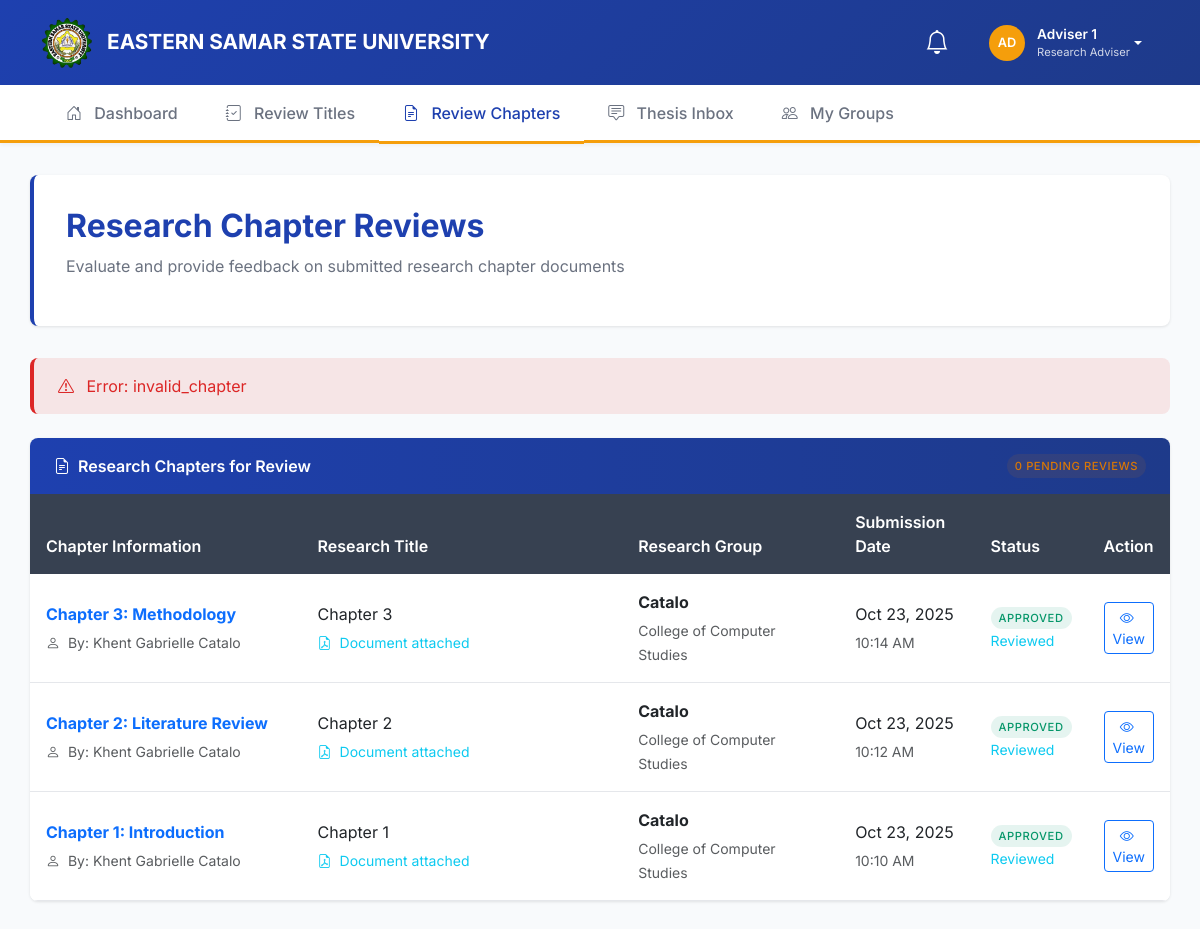
/panel/review_chapters.php?error=invalid_chapter (signed in), run on the app's committed database.
### tables this page shows
CREATE TABLE `submissions` (
  `submission_id` int(11) NOT NULL,
  `group_id` int(11) NOT NULL,
  `submission_type` enum('title','chapter') NOT NULL,
  `title` varchar(200) NOT NULL,
  `description` text DEFAULT NULL,
  `chapter_number` int(11) DEFAULT NULL,
  `document_path` varchar(255) DEFAULT NULL,
  `status` enum('pending','approved','rejected') DEFAULT 'pending',
  `submission_date` timestamp NOT NULL DEFAULT current_timestamp(),
  `created_at` timestamp NOT NULL DEFAULT current_timestamp(),
  `approval_date` datetime DEFAULT NULL,
  `revision_number` int(11) DEFAULT 1,
  `parent_submission_id` int(11) DEFAULT NULL,
  `required_approvals` int(11) DEFAULT 3
);

CREATE TABLE `research_groups` (
  `group_id` int(11) NOT NULL,
  `group_name` varchar(80) NOT NULL,
  `lead_student_id` int(11) DEFAULT NULL,
  `adviser_id` int(11) DEFAULT NULL,
  `college` varchar(80) NOT NULL,
  `program` varchar(50) NOT NULL,
  `year_level` varchar(15) NOT NULL,
  `created_at` timestamp NOT NULL DEFAULT current_timestamp()
);

### panel/review_chapters.php (the view, shortened to what this page needs)
<?php
require_once '../config/database.php';
$user_id = $_SESSION['user_id'];
$user_role = $_SESSION['role'];
$chapters = [];
if ($user_role == 'adviser') {
    try {
        $stmt = $conn->prepare("
            SELECT s.*, rg.group_name,
                CONCAT(u.first_name, ' ', u.last_name) as student_name,
                rg.college, rg.program,
                CASE
                    WHEN EXISTS (SELECT 1 FROM reviews WHERE submission_id = s.submission_id AND reviewer_id = ?)
                    THEN 'reviewed'
                    ELSE 'not_reviewed'
                END as review_status
            FROM submissions s
            JOIN research_groups rg ON s.group_id = rg.group_id
            JOIN users u ON rg.lead_student_id = u.user_id
            WHERE rg.adviser_id = ? AND s.submission_type = 'chapter'
            ORDER BY
                CASE WHEN s.status = 'pending' THEN 0 ELSE 1 END,
                created_at DESC
        ");
        $stmt->execute([$user_id, $user_id]);
        $chapters = $stmt->fetchAll(PDO::FETCH_ASSOC);
    } catch (Exception $e) {
        $error = "Database error: " . $e->getMessage();
        $chapters = [];
    }
}
$pending_reviews = count(array_filter($chapters, function ($c) {
    return $c['review_status'] == 'not_reviewed' && $c['status'] == 'pending';
}));
$chapter_titles = [
    1 => 'Introduction',
    2 => 'Literature Review',
    3 => 'Methodology',
    4 => 'Results and Discussion',
    5 => 'Summary, Conclusions and Recommendations'
];
?>
<!DOCTYPE html>
<html lang="en">
<head>
    <link href="https://cdn.jsdelivr.net/npm/bootstrap@5.3.0/dist/css/bootstrap.min.css" rel="stylesheet">
    <link rel="stylesheet" href="https://cdn.jsdelivr.net/npm/bootstrap-icons@1.11.0/font/bootstrap-icons.css">
</head>
<body>
    <header class="university-header">
        <div class="container">
            <div class="d-flex justify-content-between align-items-center">
                <a href="#" class="university-brand">
                    <img src="../assets/images/essu logo.png" alt="ESSU Logo" class="university-logo">
                    <div>
                        <div class="university-name">EASTERN SAMAR STATE UNIVERSITY</div>
                    </div>
                </a>
                <div class="notification-section">
                    <div class="dropdown">
                        <button class="notification-bell" data-bs-toggle="dropdown" aria-expanded="false" id="notificationBell">
                            <i class="bi bi-bell"></i>
                        </button>
                    </div>
                    <div class="dropdown">
                        <a href="#" class="user-profile dropdown-toggle" data-bs-toggle="dropdown">
                            <div class="user-avatar">
                                <?php echo strtoupper(substr($_SESSION['full_name'], 0, 2)); ?>
                            </div>
                            <div class="user-info d-none d-md-block">
                                <div class="user-name"><?php echo htmlspecialchars($_SESSION['full_name']); ?></div>
                                <div class="user-role"><?php echo $user_role === 'adviser' ? 'Research Adviser' : 'Panel Member'; ?></div>
                            </div>
                        </a>
                    </div>
                </div>
            </div>
        </div>
    </header>
    <nav class="main-nav">
        <div class="container">
            <ul class="nav nav-tabs">
                <li class="nav-item">
                    <a class="nav-link" href="dashboard.php">
                        <i class="bi bi-house-door me-1 me-md-2"></i>
                        <span class="d-none d-sm-inline">Dashboard</span>
                    </a>
                </li>
                <li class="nav-item">
                    <a class="nav-link" href="review_titles.php">
                        <i class="bi bi-journal-check me-1 me-md-2"></i>
                        <span class="d-none d-sm-inline">Review Titles</span>
                    </a>
                </li>
                <li class="nav-item">
                    <a class="nav-link active" href="review_chapters.php">
                        <i class="bi bi-file-earmark-text me-1 me-md-2"></i>
                        <span class="d-none d-sm-inline">Review Chapters</span>
                    </a>
                </li>
                <li class="nav-item">
                    <a class="nav-link" href="thesis_inbox.php">
                        <i class="bi bi-chat-square-text me-1 me-md-2"></i>
                        <span class="d-none d-sm-inline">Thesis Inbox</span>
                    </a>
                </li>
                <?php if ($user_role === 'adviser'): ?>
                <li class="nav-item">
                    <a class="nav-link" href="my_groups.php">
                        <i class="bi bi-people me-1 me-md-2"></i>
                        <span class="d-none d-sm-inline">My Groups</span>
                    </a>
                </li>
                <?php endif; ?>
            </ul>
        </div>
    </nav>
    <div class="container main-content">
        <div class="page-header">
            <h1 class="page-title">Research Chapter Reviews</h1>
            <p class="page-subtitle">Evaluate and provide feedback on submitted research chapter documents</p>
        </div>
        <?php if (isset($_GET['error'])): ?>
            <div class="alert-academic danger">
                <i class="bi bi-exclamation-triangle me-2"></i>
                Error: <?php echo htmlspecialchars($_GET['error']); ?>
            </div>
        <?php endif; ?>
        <div class="academic-card">
            <div class="card-header-academic d-flex justify-content-between align-items-center">
                <div>
                    <i class="bi bi-file-earmark-text me-2"></i>Research Chapters for Review
                </div>
                <span class="academic-badge warning">
                    <?php echo isset($pending_reviews) ? $pending_reviews : 0; ?> Pending Reviews
                </span>
            </div>
            <div class="p-0">
                <?php if (count($chapters) > 0): ?>
                    <div class="table-responsive">
                        <table class="table table-academic">
                            <thead>
                                <tr>
                                    <th style="width: 25%;">Chapter Information</th>
                                    <th style="width: 30%;">Research Title</th>
                                    <th style="width: 20%;">Research Group</th>
                                    <th style="width: 12%;">Submission Date</th>
                                    <th style="width: 8%;">Status</th>
                                    <th style="width: 5%;">Action</th>
                                </tr>
                            </thead>
                            <tbody>
                                <?php foreach ($chapters as $chapter): ?>
                                    <tr class="<?php echo $chapter['status'] == 'pending' ? 'table-warning' : ''; ?>">
                                        <td>
                                            <div class="mb-1">
                                                <strong class="text-primary">
                                                    Chapter <?php echo $chapter['chapter_number']; ?>:
                                                    <?php echo $chapter_titles[$chapter['chapter_number']] ?? 'Chapter'; ?>
                                                </strong>
                                            </div>
                                            <small class="text-muted">
                                                <i class="bi bi-person me-1"></i>
                                                By: <?php echo htmlspecialchars($chapter['student_name']); ?>
                                            </small>
                                        </td>
                                        <td>
                                            <div class="mb-1">
                                                <?php echo htmlspecialchars($chapter['title']); ?>
                                            </div>
                                            <?php if ($chapter['document_path']): ?>
                                                <small class="text-info">
                                                    <i class="bi bi-file-earmark-pdf me-1"></i>
                                                    Document attached
                                                </small>
                                            <?php endif; ?>
                                        </td>
                                        <td>
                                            <div class="mb-1">
                                                <strong><?php echo htmlspecialchars($chapter['group_name']); ?></strong>
                                            </div>
                                            <small class="text-muted"><?php echo htmlspecialchars($chapter['college']); ?></small>
                                        </td>
                                        <td>
                                            <div class="mb-1">
                                                <?php echo date('M d, Y', strtotime($chapter['created_at'])); ?>
                                            </div>
                                            <small class="text-muted">
                                                <?php echo date('h:i A', strtotime($chapter['created_at'])); ?>
                                            </small>
                                        </td>
                                        <td>
                                            <span class="academic-badge <?php echo $chapter['status'] == 'approved' ? 'success' : ($chapter['status'] == 'rejected' ? 'danger' : 'warning'); ?>">
                                                <?php echo ucfirst($chapter['status']); ?>
                                            </span>
                                            <?php if ($chapter['review_status'] == 'reviewed'): ?>
                                                <br><small class="text-info mt-1">Reviewed</small>
                                            <?php endif; ?>
                                        </td>
                                        <td>
                                            <a href="review_chapter.php?id=<?php echo $chapter['submission_id']; ?>"
                                               class="btn btn-<?php echo $chapter['status'] == 'pending' ? 'primary' : 'outline-primary'; ?> btn-sm">
                                                <i class="bi bi-<?php echo $chapter['status'] == 'pending' ? 'pen' : 'eye'; ?> me-1"></i>
                                                <?php echo $chapter['status'] == 'pending' ? 'Review' : 'View'; ?>
                                            </a>
                                        </td>
                                    </tr>
                                <?php endforeach; ?>
                            </tbody>
                        </table>
                    </div>
                <?php endif; ?>
            </div>
        </div>
    </div>
</body>
</html>

### panel/review_chapters.php (style rules this page uses)
:root { --university-blue: #1e40af; --university-gold: #f59e0b; --academic-gray: #374151; --light-gray: #f8fafc; --border-light: #e5e7eb; --text-primary: #111827; --text-secondary: #6b7280; --success-green: #059669; --warning-orange: #d97706; --danger-red: #dc2626; --info-blue: #0284c7; }
* { box-sizing: border-box; }
body { font-family: 'Inter', sans-serif; background-color: var(--light-gray); color: var(--text-primary); overflow-x: hidden; }
.university-header { background: linear-gradient(135deg, var(--university-blue) 0%, #1e3a8a 100%); color: white; padding: 1rem 0; box-shadow: 0 2px 4px rgba(0,0,0,0.1); }
.university-brand { display: flex; align-items: center; color: white !important; text-decoration: none; flex: 1; }
.university-logo { width: 50px; height: 50px; margin-right: 15px; border-radius: 8px; flex-shrink: 0; }
.university-name { font-size: 1.3rem; font-weight: 700; line-height: 1.2; }
.notification-section { display: flex; align-items: center; gap: 1rem; }
.notification-bell { position: relative; background: none; border: none; color: white; font-size: 1.5rem; padding: 0.5rem; border-radius: 50%; transition: all 0.3s ease; cursor: pointer; }
.user-profile { display: flex; align-items: center; padding: 0.5rem 1rem; color: white !important; text-decoration: none; border-radius: 6px; transition: background 0.2s ease; flex-shrink: 0; }
.user-avatar { width: 36px; height: 36px; border-radius: 50%; background: var(--university-gold); display: flex; align-items: center; justify-content: center; font-weight: 600; margin-right: 0.75rem; color: white; font-size: 0.8rem; flex-shrink: 0; }
.user-info { display: flex; flex-direction: column; }
.user-name { font-weight: 600; font-size: 0.85rem; }
.user-role { font-size: 0.7rem; opacity: 0.8; }
.main-nav { background: white; border-bottom: 3px solid var(--university-gold); padding: 0; box-shadow: 0 2px 4px rgba(0,0,0,0.05); }
.nav-tabs { border-bottom: none; margin-bottom: 0; }
.nav-tabs .nav-link { color: var(--text-secondary); font-weight: 500; border: none; padding: 1rem 1.5rem; border-radius: 0; position: relative; transition: all 0.3s ease; }
.nav-tabs .nav-link.active { color: var(--university-blue); background: white; border-color: transparent; }
.nav-tabs .nav-link.active::after { content: ''; position: absolute; bottom: -3px; left: 0; right: 0; height: 3px; background: var(--university-gold); }
.main-content { padding: 2rem 0; }
.page-header { background: white; border-radius: 8px; padding: 2rem; margin-bottom: 2rem; box-shadow: 0 1px 3px rgba(0,0,0,0.1); border-left: 4px solid var(--university-blue); }
.page-title { font-size: 2rem; font-weight: 700; color: var(--university-blue); margin-bottom: 0.5rem; }
.page-subtitle { color: var(--text-secondary); font-size: 1rem; }
.academic-card { background: white; border-radius: 8px; box-shadow: 0 1px 3px rgba(0,0,0,0.1); overflow: hidden; }
.card-header-academic { background: linear-gradient(90deg, var(--university-blue), #1e3a8a); color: white; padding: 1rem 1.5rem; font-weight: 600; font-size: 1rem; display: flex; justify-content: space-between; align-items: center; }
.academic-badge { padding: 0.25rem 0.5rem; border-radius: 12px; font-size: 0.7rem; font-weight: 500; text-transform: uppercase; letter-spacing: 0.05em; }
.academic-badge.success { background: rgba(5, 150, 105, 0.1); color: var(--success-green); }
.academic-badge.warning { background: rgba(217, 119, 6, 0.1); color: var(--warning-orange); }
.table-academic { background: white; margin: 0; }
.table-academic thead th { background: var(--academic-gray); color: white; font-weight: 600; border: none; padding: 1rem; }
.table-academic tbody tr { border-bottom: 1px solid var(--border-light); transition: background-color 0.2s ease; }
.table-academic tbody td { padding: 1rem; border: none; vertical-align: middle; }
.alert-academic { border: none; border-radius: 8px; padding: 1rem 1.5rem; margin-bottom: 1.5rem; }
.alert-academic.danger { background: rgba(220, 38, 38, 0.1); color: var(--danger-red); border-left: 4px solid var(--danger-red); }
.table-academic tbody tr { transition: all 0.2s ease; }
.academic-badge { transition: all 0.2s ease; }
.btn { transition: all 0.2s ease; }

### data on the page
submissions: chapter_number "3", chapter_number "Methodology", student_name "Khent Gabrielle Catalo", title "Chapter 3", shows "Document attached", group.group_name "Catalo", group.college "College of Computer Studies", created_at "Oct 23, 2025", created_at "10:14 AM", status "APPROVED", shows "View"
submissions: chapter_number "2", chapter_number "Literature Review", student_name "Khent Gabrielle Catalo", title "Chapter 2", shows "Document attached", group.group_name "Catalo", group.college "College of Computer Studies", created_at "Oct 23, 2025", created_at "10:12 AM", status "APPROVED", shows "View"
submissions: chapter_number "1", chapter_number "Introduction", student_name "Khent Gabrielle Catalo", title "Chapter 1", shows "Document attached", group.group_name "Catalo", group.college "College of Computer Studies", created_at "Oct 23, 2025", created_at "10:10 AM", status "APPROVED", shows "View"

### other printed values
substr($_SESSION['full_name'], 0, 2) "AD"
$_SESSION['full_name'] "Adviser 1"
$_GET['error'] "invalid_chapter"
$pending_reviews "0"
